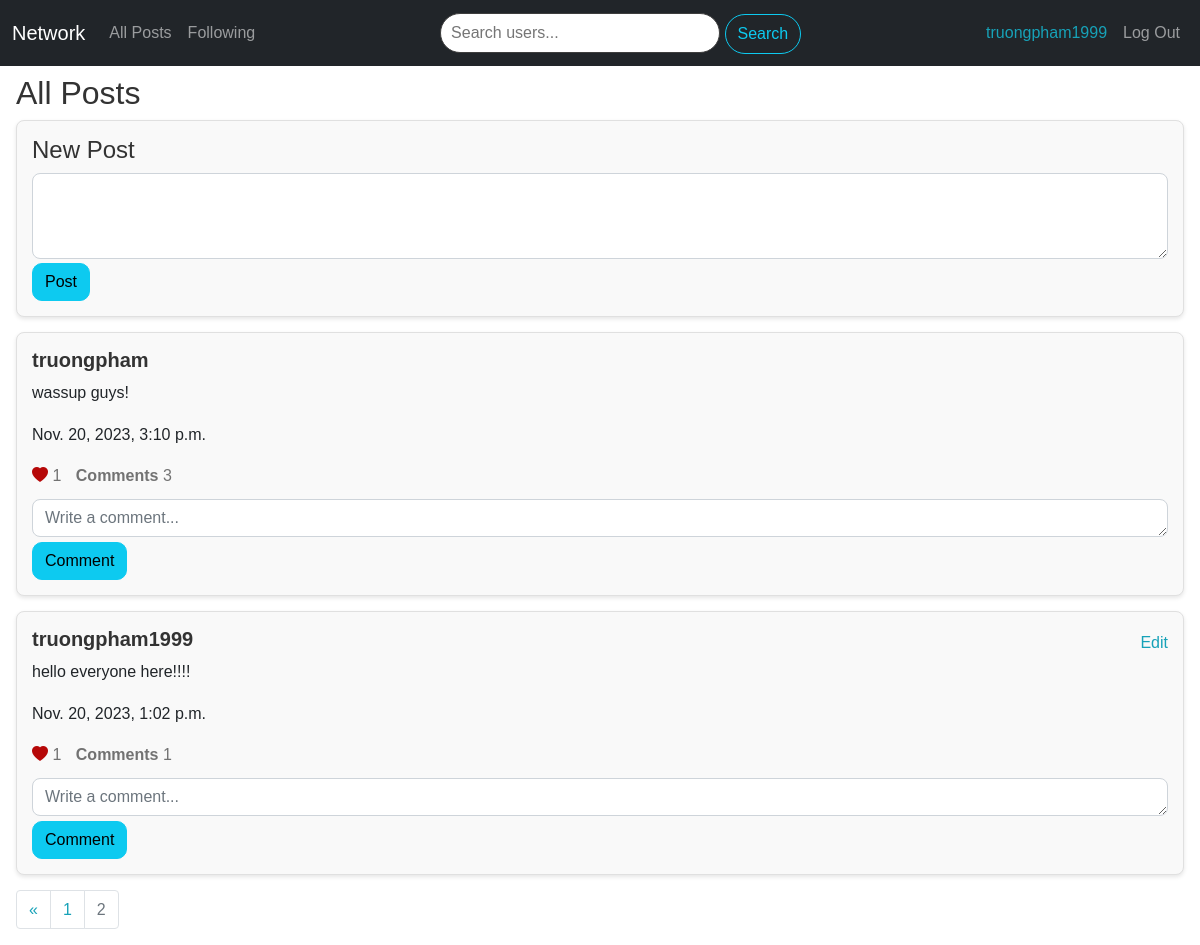
Page /?page=2 (signed in) on the committed database.
### network/models.py (models this page shows, shortened)
class User(AbstractUser):
    pass

class Post(models.Model):
    content = models.CharField(max_length=1000)
    poster = models.ForeignKey(User, on_delete=models.CASCADE, related_name='posts')
    date = models.DateTimeField(auto_now_add=True)
    def like_count(self):
        return self.likes.count()
    def comment_count(self):
        return self.comments.count()
    def is_like_by_user(self, user):
        return self.likes.filter(liker=user).exists()

### network/views.py (the view)
# urls.py: path("", views.index, name="index"),
def index(request):
    posts = Post.objects.all().order_by('-date')
    if request.user.is_authenticated:
        for post in posts:
            post.is_liked = post.is_like_by_user(request.user)
    else:
        for post in posts:
            post.is_liked = False
    posts, previous_page, next_page = paginate_posts(posts, request.GET.get('page'), 2)
    return render(request, "network/index.html", {
        "posts": posts,
        "previous_page": previous_page,
        "next_page": next_page,
    })

### network/views.py (called while the page is built)
def paginate_posts(posts, page_number, posts_per_page):
    paginator = Paginator(posts, posts_per_page)
    page = page_number
    try:
        posts = paginator.page(page)
    except PageNotAnInteger:
        posts = paginator.page(1)
    except EmptyPage:
        posts = paginator.page(paginator.num.pages)
    previous_page = posts.previous_page_number() if posts.has_previous() else None
    next_page = posts.next_page_number() if posts.has_next() else None
    return posts, previous_page, next_page

### network/templates/network/index.html (shortened to what this page needs)
{% extends "network/layout.html" %}
{% block body %}
    <div class="mt-2 mx-3">
        <h2>All Posts</h2>
        {% if user.is_authenticated %}
            <div class="post-form">
                <h4>New Post</h4>
                <form action="{% url 'newPost' %}" method="post">
                    <textarea class="form-control mb-1 post-box" name="new_post" id="new_post" cols="70" rows="3"></textarea>
                    <input type="submit" value="Post" class="btn btn-info">
                </form>
            </div>
        {% endif %}
        {% for post in posts %}
            <div class="post-form mt-1 text-left" id="post-{{ post.id }}">
                <div class="flex-container-2">
                    <div>
                        <a href="{% url 'profile' post.poster.id %}"><h5><strong>{{ post.poster }}</strong></h5></a>
                    </div>
                    <div>
                        {% if user == post.poster %}
                            <a href="javascript:void(0);" class="edit-post" data-post-id="{{ post.id }}" style="color: #17a2b8;">Edit</a>
                        {% endif %}
                    </div>
                </div>
                <p class="post-content">{{ post.content }}</p>
                <p>{{ post.date }}</p>
                <div class="like-div" id="like-container-{{ post.id }}">
                    <a href="javascript:void(0)" class="like-button {% if post.is_liked %}liked{% else %}unliked{% endif %}"
                    id="like-button-{{ post.id }}" data-post-id="{{ post.id }}" data-like="{{ post.is_liked|yesno:'true,false' }}">
                        <i class="bi bi-heart-fill"></i>
                    </a>
                    <span class="like-count" id="like-count-{{ post.id }}">{{ post.like_count }}</span>
                    <a href="javascript:void(0)" class="comment-link" data-post-id="{{ post.id }}">Comments</a>
                    <span class="comment-count" id="comment-count-{{ post.id }}">{{ post.comment_count }}</span>
                </div>
                <div id="comment-container-{{ post.id}}">
                    {% if user.is_authenticated %}
                        <textarea class="form-control comment-text" id="comment-text-{{ post.id }}" placeholder="Write a comment..." cols="70" rows="1"></textarea>
                        <button class="btn btn-info comment-btn" data-post-id="{{ post.id }}">Comment</button>
                    {% endif %}
                </div>
            </div>
        {% endfor %}
        <nav aria-label="Page navigation example">
            <ul class="pagination">
                {% if posts.has_previous %}
                    <li class="page-item">
                        <a class="page-link" href="?page1" aria-label="Previous">
                            <span style="color: #17a2b8;" aria-hidden="true">&laquo;</span>
                        </a>
                    </li>
                    <li class="page-item"><a class="page-link" style="color: #17a2b8;" href="?page={{ posts.previous_page_number }}">{{ previous_page }}</a></li>
                {% endif %}
                <li class="page-item disabled"><span class="page-link color-type">{{ posts.number }}</span></li>
            </ul>
        </nav>
    </div>
{% endblock %}

### network/templates/network/layout.html (shortened to what this page needs)
{% load static %}
<!DOCTYPE html>
<html lang="en">
    <head>
        <link href="https://cdn.jsdelivr.net/npm/bootstrap@5.1.3/dist/css/bootstrap.min.css" rel="stylesheet">
        <link rel="stylesheet" href="https://cdn.jsdelivr.net/npm/bootstrap-icons@1.8.1/font/bootstrap-icons.css">
        <link href="{% static 'network/styles.css' %}" rel="stylesheet">
    </head>
    <body>
        <nav class="bg-light navbar navbar-expand-md navbar-dark bg-dark">
            <div class="container-fluid">
                <a class="navbar-brand" href="{% url 'index' %}">Network</a>
                <div class="collapse navbar-collapse justify-content-between" id="navbar">
                    <ul class="navbar-nav">
                        {% if user.is_authenticated %}
                            <li class="nav-item">
                                <a class="nav-link" href="{% url 'index' %}">All Posts</a>
                            </li>
                            <li class="nav-item">
                                <a class="nav-link" href="{% url 'following_page' %}">Following</a>
                            </li>
                        {% else %}
                            <li class="nav-item">
                                <a class="nav-link" href="{% url 'index' %}">All Posts</a>
                            </li>
                        {% endif %}
                    </ul>
                    <div class="navbar-nav">
                        <form action="{% url 'search_users' %}" method="GET" class="form-inline">
                            <input type="text" name="q" class="search-bar" placeholder="Search users..." />
                            <button type="submit" class="btn btn-outline-info ml-2">Search</button>
                        </form>
                    </div>
                    <ul class="navbar-nav">
                        {% if user.is_authenticated %}
                            <li class="nav-item">
                                <a class="nav-link" style="color: #17a2b8;" href="{% url 'profile' user.id %}">{{ user.username }}</a>
                            </li>
                            <li class="nav-item">
                                <a class="nav-link" href="{% url 'logout' %}">Log Out</a>
                            </li>
                        {% endif %}
                    </ul>
                </div>
            </div>
        </nav>
        <div class="body">
            {% block body %}
            {% endblock %}
        </div>
    </body>
</html>

### network/static/network/styles.css (style rules this page uses)
.post-form { border: 2px solid #ccc; padding: 10px; margin-bottom: 10px; border-radius: 7px; }
.color-type { color: grey; }
.flex-container-2 { display: flex; flex-direction: row; justify-content: space-between; }
.liked { color: #b60808; cursor: pointer; }
.like-count { display: inline; color: #727272; }
.comment-count { display: inline; color: #727272; }
.comment-link { display: inline; margin-left: 10px; color: #727272; font-weight: 550; }
.like-div { margin-bottom: 10px; }
.comment-text { margin-bottom: 5px; }
.post-form { background-color: #f9f9f9; border: 1px solid #e0e0e0; padding: 15px; margin-bottom: 15px; border-radius: 8px; box-shadow: 0 2px 4px rgba(0, 0, 0, 0.1); }
body { font-family: 'Arial', sans-serif; }
h2, h4, h5, strong { color: #333; }
a { text-decoration: none; }
.post-box { border-radius: 12px; }
.form-control { border-radius: 8px; }
.flex-container, .flex-container-2 { align-items: center; }
.search-bar { margin-bottom: 5px; margin-top: 5px; border: 1px solid #3e3e3e; border-radius: 25px; height: 40px; width: 280px; font-size: 16px; padding: 5px 10px; }
.btn-outline-info { height: 40px; border-radius: 25px; }
.btn-info { font-size: 16px; border-radius: 10px; }
body { font-size: 16px; line-height: 1.6; }

### rows in the picture
User: username "truongpham1999"
Post: poster "truongpham", content "wassup guys!", date "Nov. 20, 2023, 3:10 p.m.", like_count "1", comment_count "3", id "Write a comment..."
Post: poster "truongpham1999", content "hello everyone here!!!!", date "Nov. 20, 2023, 1:02 p.m.", like_count "1", comment_count "1", id "Write a comment..."

### other values in the picture
{{ previous_page }} "1"
{{ posts.number }} "2"
